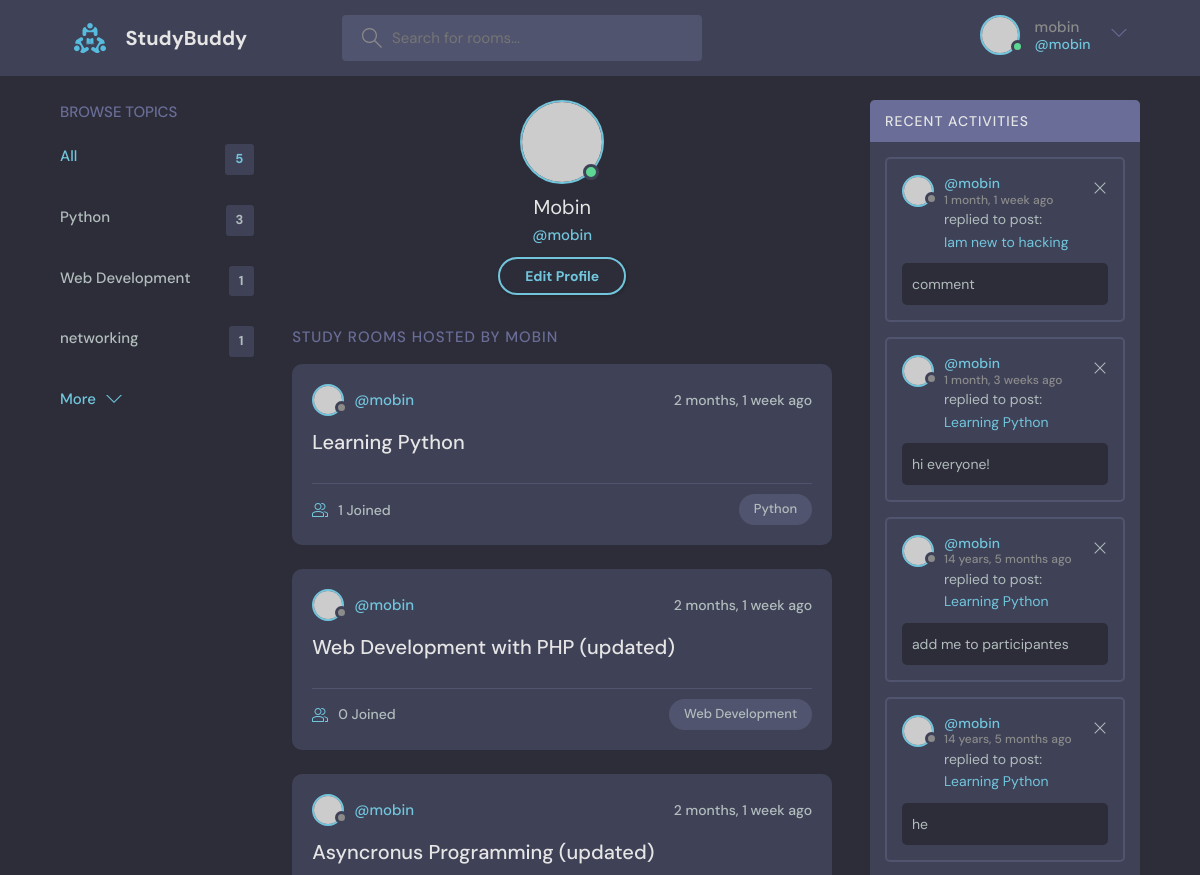
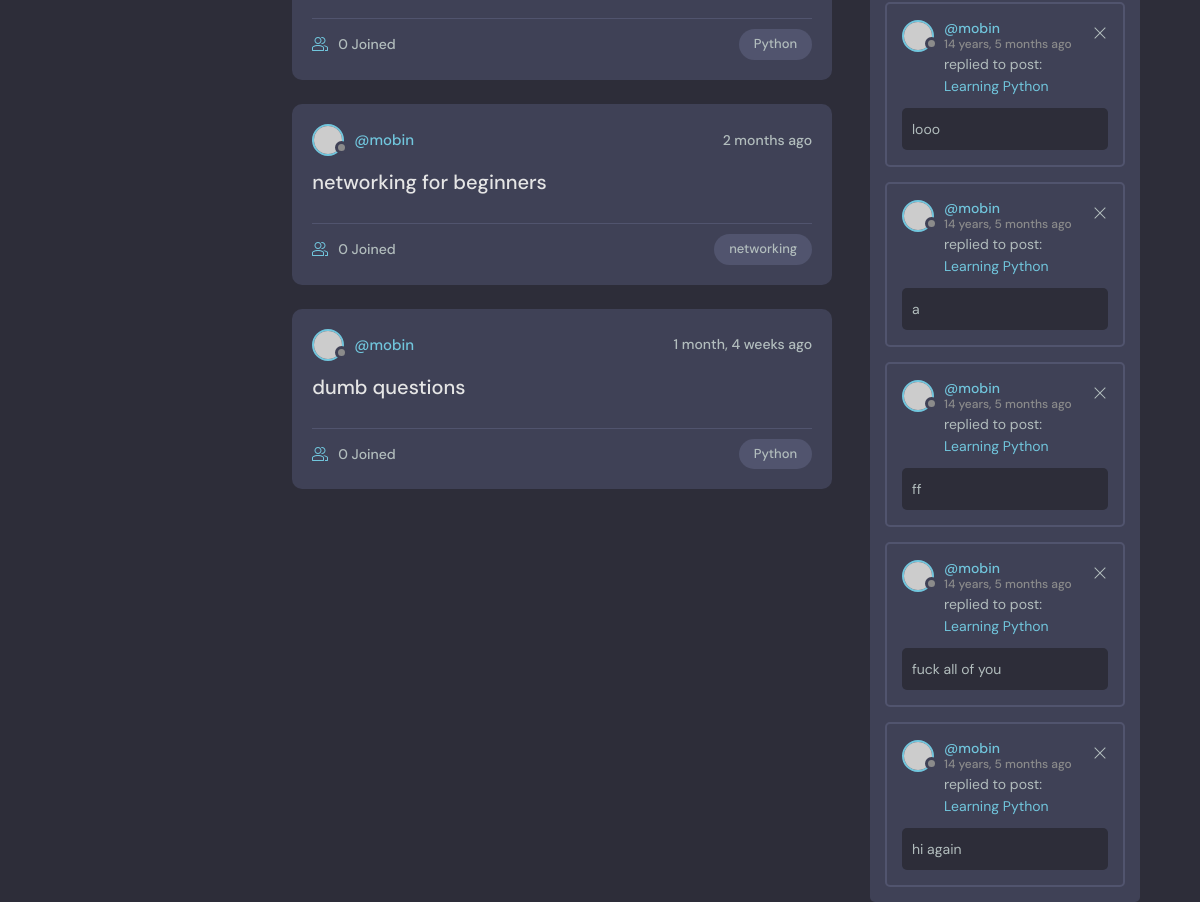
The page /user_profile/1 (signed in) on the database as committed earlier (2 pictures, top to bottom).
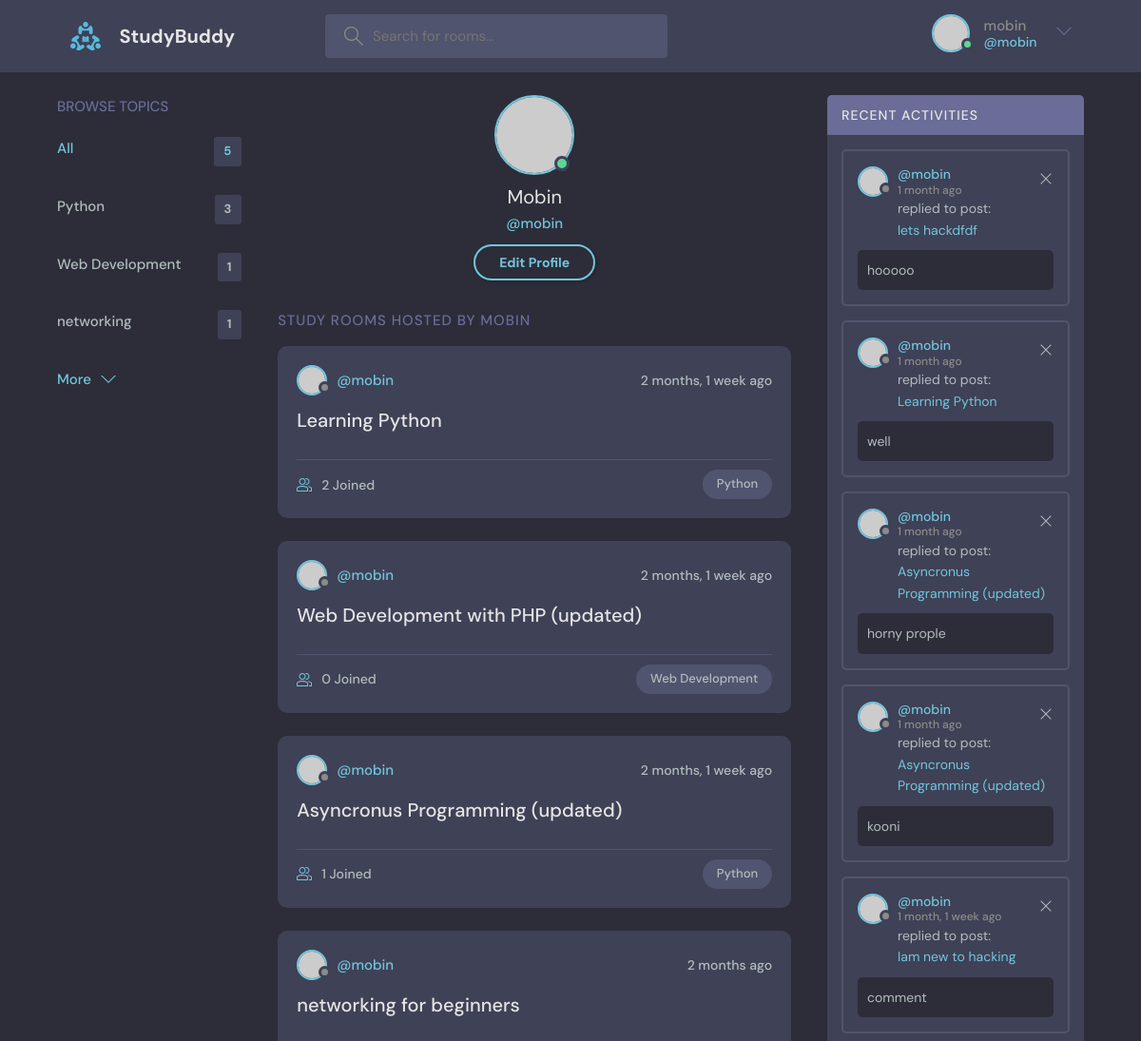
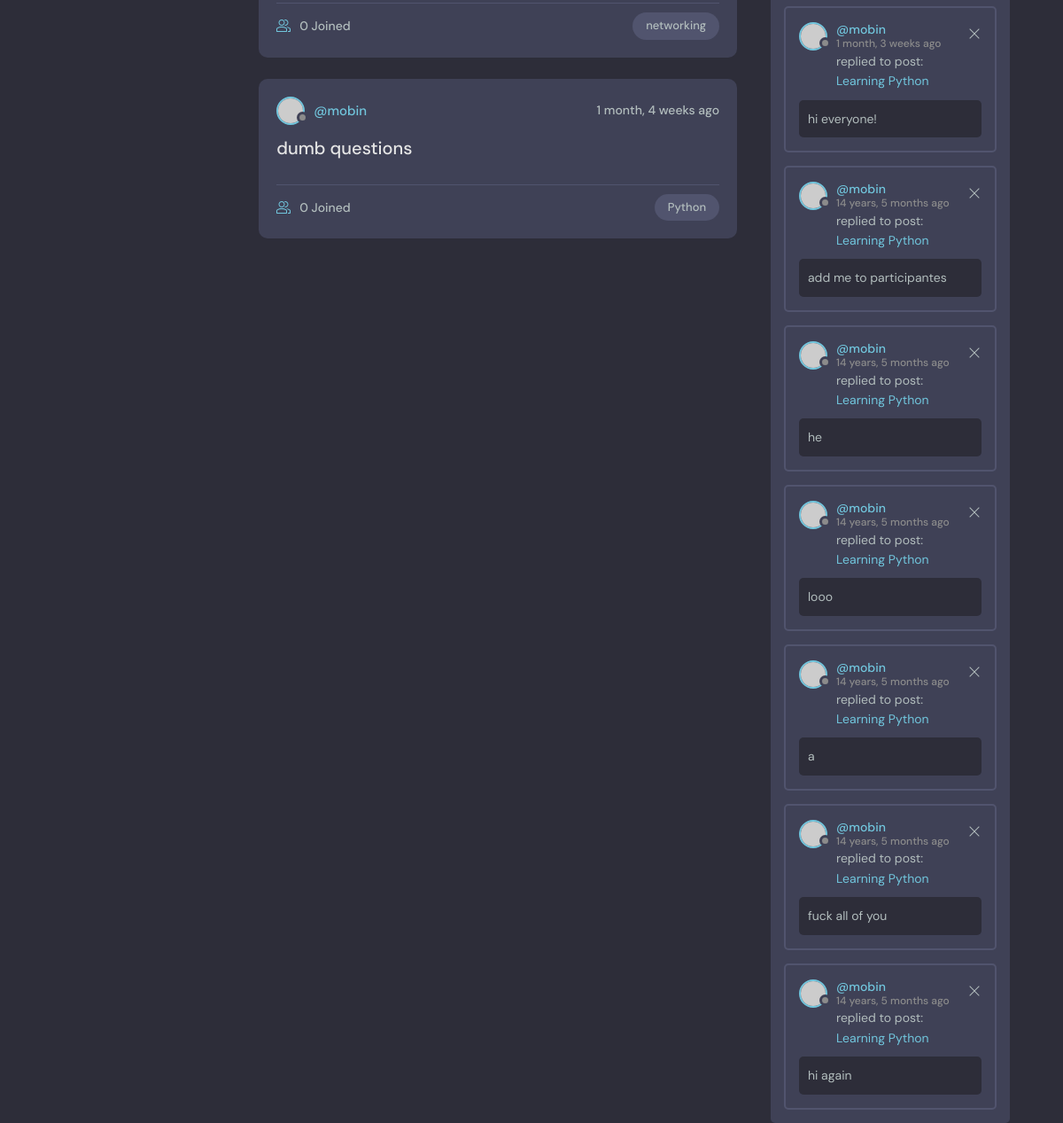
The same page on the database as committed later (2 pictures, top to bottom).
### first_app/models.py (models this page shows)
class Topic(models.Model):
    name = CharField(max_length=200)
    def __str__(self):
        return self.name

class Room(models.Model):
    host = ForeignKey(to=User, on_delete=models.SET_NULL, null=True)
    topic = ForeignKey(to=Topic, on_delete=models.SET_NULL, null=True)
    name = CharField(max_length=200)
    description = TextField(null=True, blank=True)
    participants = ManyToManyField(to=User, related_name="participants", blank=True)
    updated = DateTimeField(auto_now=True)
    created = DateTimeField(auto_now_add=True)
    def __str__(self):
        return self.name

class Message(models.Model):
    user = ForeignKey(to=User, on_delete=models.CASCADE)
    room = ForeignKey(to=Room, on_delete=models.CASCADE)
    body = TextField()
    updated = DateTimeField(auto_now=True)
    created = DateTimeField(auto_now_add=True)
    def __str__(self):
        return self.body[0:50]
    class Meta:
        ordering = ["-created", "-updated"]

### first_app/views.py (the view)
# urls.py: path("user_profile/<str:primary_key>", views.user_profile, name="user_profile"),
def user_profile(request, primary_key):
    def get_topics(rooms):
        topics = []
        topics_count = {}
        for room in rooms:
            topic = room.topic
            if topic not in topics:
                topics.append(topic)
                topics_count[topic.name] = 1
            else:
                topics_count[topic.name] += 1
        return topics, topics_count
    user = User.objects.get(id=primary_key)
    if request.user.id == user.id:  # type: ignore
        if not request.user.is_authenticated:
            return redirect(to="login")
    q = request.GET.get("q")
    all_rooms = Room.objects.filter(host__id=primary_key)
    rooms = (
        all_rooms
        if not q
        else Room.objects.filter(
            Q(host__id=primary_key) & Q(topic__name__icontains=q) | Q(name__icontains=q)
        )
    )
    topics, topics_count = get_topics(all_rooms)
    room_messages = Message.objects.filter(user__id=primary_key)
    url = reverse("user_profile", args=primary_key)
    print(topics_count)
    context = {
        "view_name": user_profile.__name__,
        "user": user,
        "rooms": rooms,
        "topics": topics,
        "topics_count": topics_count,
        "room_messages": room_messages,
        "rooms_count_all": all_rooms.count(),
        "url": url,
    }
    return render(request, "first_app/user_profile.html", context)

### first_app/templates/first_app/user_profile.html
{% extends 'base.html' %}
{% block content %}
  <main class="profile-page layout layout--3">
    <div class="container">
      {% include 'first_app/componets/topics_componet.html' %}
      <div class="roomList">
        <div class="profile">
          <div class="profile__avatar">
            <div class="avatar avatar--large active">
              <img src="https://randomuser.me/api/portraits/men/11.jpg" />
            </div>
          </div>
          <div class="profile__info">
            <h3>{{user.username|capfirst}}</h3>
            <p>@{{user.username}}</p>
            <a href="edit-user.html" class="btn btn--main btn--pill">Edit Profile</a>
          </div>
        </div>
        <div class="roomList__header">
          <div>
            <h2>Study Rooms Hosted by {{user.username}}</a>
            </h2>
          </div>
        </div>
        {% include 'first_app/componets/feed_componet.html' %}
      </div>
      {% include 'first_app/componets/activity_componet.html' %}
    </div>
  </main>
{% endblock content %}

### templates/base.html (shortened to what this page needs)
<!DOCTYPE html>
{% load static %}
<html lang="en">
  <head>
    <link rel="stylesheet" href="{% static 'styles/style.css' %}" />
  </head>
  <body>
    {% include 'navbar.html' %}
    {% block content %}
    {% endblock %}
  </body>
</html>

### templates/navbar.html (shortened to what this page needs)
{% load static %}
<header class="header header--loggedIn">
  <div class="container">
    <a href="{% url 'home' %}" class="header__logo">
      <img src="{% static 'images/logo.svg' %}" />
      <h1>StudyBuddy</h1>
    </a>
    <form class="header__search" method="GET" action="{{url}}">
      <label>
        <input placeholder="Search for rooms..." name="q" />
      </label>
    </form>
    <nav class="header__menu">
      {% if request.user.is_authenticated %}
      <div class="header__user">
        <a href="{% url 'user_profile' request.user.id %}">
          <div class="avatar avatar--medium active">
            <img src="https://randomuser.me/api/portraits/men/37.jpg" />
          </div>
          <p>
            {{request.user.username}} <span>@{{request.user.username}}</span>
          </p>
        </a>
        <button class="dropdown-button">
          <svg
            version="1.1"
            xmlns="http://www.w3.org/2000/svg"
            width="32"
            height="32"
            viewBox="0 0 32 32"
          >
            <title>chevron-down</title>
            <path d="M16 21l-13-13h-3l16 16 16-16h-3l-13 13z"></path>
          </svg>
        </button>
      </div>
      {% else %}
      <a href="{% url 'login' %}">
        <img src="{% static 'images/avatar.svg' %}" />
        <p>Login</p>
      </a>
      {% endif %}
    </nav>
  </div>
</header>

### first_app/templates/first_app/componets/topics_componet.html
{% load first_app_extras %}
    <div class="topics">
      <div class="topics__header">
        <h2>Browse Topics</h2>
      </div>
      <ul class="topics__list">
        <li>
          <a href="{{url}}" class="active">All <span>{{rooms_count_all}}</span></a>
        </li>
        {% for topic in topics %}
        <li>
          <a href="{{url}}?q={{topic.name}}">{{topic.name}} <span>
            {% if view_name == "home" %}
            {{topic.room_set.all.count}}
            {% else %}
            {{topics_count | get_dict_value:topic.name}}
            {% endif %}
          </span>
        </a>
        </li>
        {% endfor %}
      <a class="btn btn--link" href="topics.html">
        More
        <svg version="1.1" xmlns="http://www.w3.org/2000/svg" width="32" height="32" viewBox="0 0 32 32">
          <title>chevron-down</title>
          <path d="M16 21l-13-13h-3l16 16 16-16h-3l-13 13z"></path>
        </svg>
      </a>
    </div>

### first_app/templates/first_app/componets/feed_componet.html (shortened to what this page needs)
{% for room in rooms %}
  <div class="roomListRoom">
    <div class="roomListRoom__header">
      <a href="{% url 'user_profile' room.host.id %}" class="roomListRoom__author">
        <div class="avatar avatar--small">
          <img src="https://randomuser.me/api/portraits/women/11.jpg" />
        </div>
        <span>@{{room.host.username}}</span>
      </a>
      <div class="roomListRoom__actions">
        <span>{{room.created | timesince}} ago</span>
      </div>
    </div>
    <div class="roomListRoom__content">
      <a href="{% url 'room' room.id %}">{{room}}</a>
    </div>
    <div class="roomListRoom__meta">
      <a href="{% url 'room' room.id %}" class="roomListRoom__joined">
        {{room.participants.all.count}} Joined
      </a>
      <p class="roomListRoom__topic">{{room.topic}}</p>
    </div>
  </div>
{% endfor %}

### first_app/templates/first_app/componets/activity_componet.html
{% if request.user.is_authenticated %}
    <div class="activities">
      <div class="activities__header">
        <h2>Recent Activities</h2>
      </div>
      {% for message in room_messages %}
      <div class="activities__box">
        <div class="activities__boxHeader roomListRoom__header">
          <a href="{% url 'user_profile' message.user.id %}" class="roomListRoom__author">
            <div class="avatar avatar--small">
              <img src="https://randomuser.me/api/portraits/women/11.jpg" />
            </div>
            <p>
              @{{message.user.username}}
              <span>{{message.created | timesince}} ago</span>
            </p>
          </a>
          {% if message.user == request.user %}
          <div class="roomListRoom__actions">
           <a href="{% url 'delete_message' message.id %}">
              <svg version="1.1" xmlns="http://www.w3.org/2000/svg" width="32" height="32" viewBox="0 0 32 32">
                <title>remove</title>
                <path
                  d="M27.314 6.019l-1.333-1.333-9.98 9.981-9.981-9.981-1.333 1.333 9.981 9.981-9.981 9.98 1.333 1.333 9.981-9.98 9.98 9.98 1.333-1.333-9.98-9.98 9.98-9.981z"
                ></path>
              </svg>
            </a>
          </div>
          {% endif %}
        </div>
        <div class="activities__boxContent">
          <p>replied to post: <a href="{% url 'room' message.room.id %}">{{message.room.name}}</a></p>
          <div class="activities__boxRoomContent">
            {{message}}
          </div>
        </div>
      </div>
      {% endfor %}
    </div>
{% endif %}

Rows that differ between the two databases and show on the page:
removed Message: user.username "mobin", created "14 years, 5 months", room.name "Learning Python", body "ff"
computed for Room "Learning Python": participants.all.count "1" → "2"
computed for Room "Asyncronus Programming (updated)": participants.all.count "0" → "1"
added Message: user.username "mobin", created "1 month", room.name "lets hackdfdf", body "hooooo"
added Message: user.username "mobin", created "1 month", room.name "Learning Python", body "well"
added Message: user.username "mobin", created "1 month", room.name "Asyncronus Programming (updated)", body "horny prople"
added Message: user.username "mobin", created "1 month", room.name "Asyncronus Programming (updated)", body "kooni"
